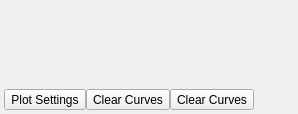
  <widget class="QDockWidget" name="HistogramDockWidget">
   <property name="minimumSize">
    <size>
     <width>108</width>
     <height>114</height>
    </size>
   </property>
   <property name="features">
    <set>QDockWidget::AllDockWidgetFeatures</set>
   </property>
   <property name="allowedAreas">
    <set>Qt::AllDockWidgetAreas</set>
   </property>
   <property name="windowTitle">
    <string>Histogram &amp; Gaussian Plot</string>
   </property>
   <attribute name="dockWidgetArea">
    <number>2</number>
   </attribute>
   <widget class="QWidget" name="dockWidgetContents_3">
    <layout class="QGridLayout" name="gridLayout_6">
     <property name="horizontalSpacing">
      <number>0</number>
     </property>
     <property name="verticalSpacing">
      <number>4</number>
     </property>
     <property name="margin">
      <number>4</number>
     </property>
     <item row="0" column="0" colspan="4">
      <widget class="QwtPlot" name="m_HistogramPlot">
       <property name="sizePolicy">
        <sizepolicy hsizetype="Preferred" vsizetype="Preferred">
         <horstretch>0</horstretch>
         <verstretch>0</verstretch>
        </sizepolicy>
       </property>
       <property name="minimumSize">
        <size>
         <width>100</width>
         <height>50</height>
        </size>
       </property>
       <property name="contextMenuPolicy">
        <enum>Qt::CustomContextMenu</enum>
       </property>
       <property name="toolTip">
        <string>Image Histogram and Mixture of Gaussians Plots</string>
       </property>
       <property name="statusTip">
        <string>Image Histogram and Mixture of Gaussians Plots</string>
       </property>
      </widget>
     </item>
     <item row="1" column="0">
      <widget class="QToolButton" name="axisSettingsBtn">
       <property name="toolTip">
        <string>Allows adjustment of the axis min and max values</string>
       </property>
       <property name="statusTip">
        <string>Allows adjustment of the axis min and max values</string>
       </property>
       <property name="text">
        <string>Plot Settings</string>
       </property>
       <property name="icon">
        <iconset resource="../../../Resources/icons/images/Icons.qrc">
         <normaloff>:/preferences.png</normaloff>:/preferences.png</iconset>
       </property>
      </widget>
     </item>
     <item row="1" column="1">
      <widget class="QToolButton" name="clearTempHistograms">
       <property name="toolTip">
        <string>Removes Gaussian curves generated during the segmentation</string>
       </property>
       <property name="statusTip">
        <string>Removes Gaussian curves generated during the segmentation</string>
       </property>
       <property name="text">
        <string>Clear Curves</string>
       </property>
       <property name="icon">
        <iconset resource="../../../Resources/icons/images/Icons.qrc">
         <normaloff>:/reload.png</normaloff>:/reload.png</iconset>
       </property>
      </widget>
     </item>
     <item row="1" column="3">
      <spacer name="horizontalSpacer_4">
       <property name="orientation">
        <enum>Qt::Horizontal</enum>
       </property>
       <property name="sizeHint" stdset="0">
        <size>
         <width>40</width>
         <height>20</height>
        </size>
       </property>
      </spacer>
     </item>
     <item row="1" column="2">
      <widget class="QToolButton" name="saveCurves">
       <property name="toolTip">
        <string>Saves the Histogram and Gaussian Data to a CSV file</string>
       </property>
       <property name="statusTip">
        <string>Saves the Histogram and Gaussian Data to a CSV file</string>
       </property>
       <property name="text">
        <string>Clear Curves</string>
       </property>
       <property name="icon">
        <iconset resource="../../../Resources/icons/images/Icons.qrc">
         <normaloff>:/disk.png</normaloff>:/disk.png</iconset>
       </property>
      </widget>
     </item>
    </layout>
   </widget>
  </widget>
